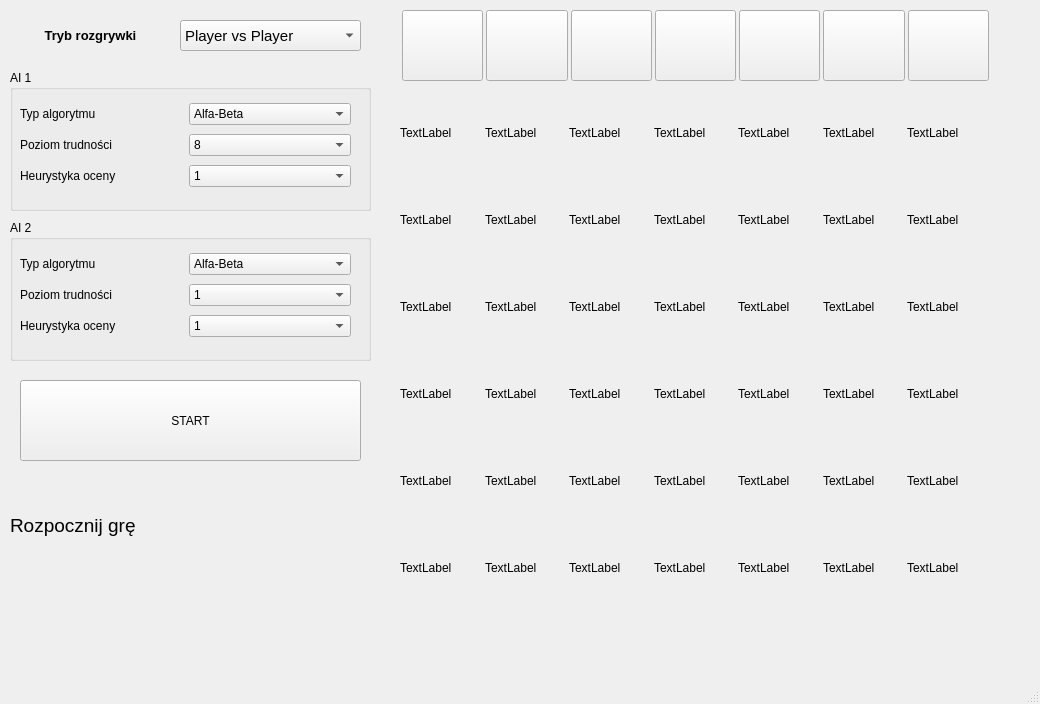
<?xml version="1.0" encoding="UTF-8"?>
<ui version="4.0">
 <class>MainWindow</class>
 <widget class="QMainWindow" name="MainWindow">
  <property name="geometry">
   <rect>
    <x>0</x>
    <y>0</y>
    <width>1040</width>
    <height>704</height>
   </rect>
  </property>
  <property name="windowTitle">
   <string>MainWindow</string>
  </property>
  <widget class="QWidget" name="centralwidget">
   <widget class="QWidget" name="gridLayoutWidget">
    <property name="geometry">
     <rect>
      <x>400</x>
      <y>90</y>
      <width>591</width>
      <height>521</height>
     </rect>
    </property>
    <layout class="QGridLayout" name="gridLayout">
     <property name="spacing">
      <number>1</number>
     </property>
     <item row="4" column="1">
      <widget class="QLabel" name="label_11">
       <property name="text">
        <string>TextLabel</string>
       </property>
      </widget>
     </item>
     <item row="1" column="1">
      <widget class="QLabel" name="label_8">
       <property name="text">
        <string>TextLabel</string>
       </property>
      </widget>
     </item>
     <item row="2" column="5">
      <widget class="QLabel" name="label_33">
       <property name="text">
        <string>TextLabel</string>
       </property>
      </widget>
     </item>
     <item row="1" column="4">
      <widget class="QLabel" name="label_26">
       <property name="text">
        <string>TextLabel</string>
       </property>
      </widget>
     </item>
     <item row="4" column="3">
      <widget class="QLabel" name="label_23">
       <property name="text">
        <string>TextLabel</string>
       </property>
      </widget>
     </item>
     <item row="3" column="5">
      <widget class="QLabel" name="label_34">
       <property name="text">
        <string>TextLabel</string>
       </property>
      </widget>
     </item>
     <item row="1" column="2">
      <widget class="QLabel" name="label_14">
       <property name="text">
        <string>TextLabel</string>
       </property>
      </widget>
     </item>
     <item row="5" column="1">
      <widget class="QLabel" name="label_12">
       <property name="text">
        <string>TextLabel</string>
       </property>
      </widget>
     </item>
     <item row="4" column="0">
      <widget class="QLabel" name="label_5">
       <property name="text">
        <string>TextLabel</string>
       </property>
      </widget>
     </item>
     <item row="1" column="0">
      <widget class="QLabel" name="label_2">
       <property name="text">
        <string>TextLabel</string>
       </property>
      </widget>
     </item>
     <item row="1" column="3">
      <widget class="QLabel" name="label_20">
       <property name="text">
        <string>TextLabel</string>
       </property>
      </widget>
     </item>
     <item row="0" column="3">
      <widget class="QLabel" name="label_19">
       <property name="text">
        <string>TextLabel</string>
       </property>
      </widget>
     </item>
     <item row="3" column="3">
      <widget class="QLabel" name="label_22">
       <property name="text">
        <string>TextLabel</string>
       </property>
      </widget>
     </item>
     <item row="3" column="1">
      <widget class="QLabel" name="label_10">
       <property name="text">
        <string>TextLabel</string>
       </property>
      </widget>
     </item>
     <item row="0" column="2">
      <widget class="QLabel" name="label_13">
       <property name="text">
        <string>TextLabel</string>
       </property>
      </widget>
     </item>
     <item row="2" column="1">
      <widget class="QLabel" name="label_9">
       <property name="text">
        <string>TextLabel</string>
       </property>
      </widget>
     </item>
     <item row="0" column="0">
      <widget class="QLabel" name="label_1">
       <property name="text">
        <string>TextLabel</string>
       </property>
      </widget>
     </item>
     <item row="4" column="5">
      <widget class="QLabel" name="label_35">
       <property name="text">
        <string>TextLabel</string>
       </property>
      </widget>
     </item>
     <item row="5" column="2">
      <widget class="QLabel" name="label_18">
       <property name="text">
        <string>TextLabel</string>
       </property>
      </widget>
     </item>
     <item row="2" column="4">
      <widget class="QLabel" name="label_27">
       <property name="text">
        <string>TextLabel</string>
       </property>
      </widget>
     </item>
     <item row="2" column="0">
      <widget class="QLabel" name="label_3">
       <property name="text">
        <string>TextLabel</string>
       </property>
      </widget>
     </item>
     <item row="3" column="2">
      <widget class="QLabel" name="label_16">
       <property name="text">
        <string>TextLabel</string>
       </property>
      </widget>
     </item>
     <item row="0" column="4">
      <widget class="QLabel" name="label_25">
       <property name="text">
        <string>TextLabel</string>
       </property>
      </widget>
     </item>
     <item row="5" column="3">
      <widget class="QLabel" name="label_24">
       <property name="text">
        <string>TextLabel</string>
       </property>
      </widget>
     </item>
     <item row="5" column="4">
      <widget class="QLabel" name="label_30">
       <property name="text">
        <string>TextLabel</string>
       </property>
      </widget>
     </item>
     <item row="0" column="5">
      <widget class="QLabel" name="label_31">
       <property name="text">
        <string>TextLabel</string>
       </property>
      </widget>
     </item>
     <item row="4" column="4">
      <widget class="QLabel" name="label_29">
       <property name="text">
        <string>TextLabel</string>
       </property>
      </widget>
     </item>
     <item row="2" column="2">
      <widget class="QLabel" name="label_15">
       <property name="text">
        <string>TextLabel</string>
       </property>
      </widget>
     </item>
     <item row="4" column="2">
      <widget class="QLabel" name="label_17">
       <property name="text">
        <string>TextLabel</string>
       </property>
      </widget>
     </item>
     <item row="2" column="3">
      <widget class="QLabel" name="label_21">
       <property name="text">
        <string>TextLabel</string>
       </property>
      </widget>
     </item>
     <item row="3" column="4">
      <widget class="QLabel" name="label_28">
       <property name="text">
        <string>TextLabel</string>
       </property>
      </widget>
     </item>
     <item row="1" column="5">
      <widget class="QLabel" name="label_32">
       <property name="text">
        <string>TextLabel</string>
       </property>
      </widget>
     </item>
     <item row="5" column="5">
      <widget class="QLabel" name="label_36">
       <property name="text">
        <string>TextLabel</string>
       </property>
      </widget>
     </item>
     <item row="0" column="1">
      <widget class="QLabel" name="label_7">
       <property name="text">
        <string>TextLabel</string>
       </property>
      </widget>
     </item>
     <item row="5" column="0">
      <widget class="QLabel" name="label_6">
       <property name="text">
        <string>TextLabel</string>
       </property>
      </widget>
     </item>
     <item row="3" column="0">
      <widget class="QLabel" name="label_4">
       <property name="text">
        <string>TextLabel</string>
       </property>
      </widget>
     </item>
     <item row="0" column="6">
      <widget class="QLabel" name="label_37">
       <property name="text">
        <string>TextLabel</string>
       </property>
      </widget>
     </item>
     <item row="1" column="6">
      <widget class="QLabel" name="label_38">
       <property name="text">
        <string>TextLabel</string>
       </property>
      </widget>
     </item>
     <item row="2" column="6">
      <widget class="QLabel" name="label_39">
       <property name="text">
        <string>TextLabel</string>
       </property>
      </widget>
     </item>
     <item row="3" column="6">
      <widget class="QLabel" name="label_40">
       <property name="text">
        <string>TextLabel</string>
       </property>
      </widget>
     </item>
     <item row="4" column="6">
      <widget class="QLabel" name="label_41">
       <property name="text">
        <string>TextLabel</string>
       </property>
      </widget>
     </item>
     <item row="5" column="6">
      <widget class="QLabel" name="label_42">
       <property name="text">
        <string>TextLabel</string>
       </property>
      </widget>
     </item>
    </layout>
   </widget>
   <widget class="QWidget" name="horizontalLayoutWidget">
    <property name="geometry">
     <rect>
      <x>400</x>
      <y>10</y>
      <width>591</width>
      <height>71</height>
     </rect>
    </property>
    <layout class="QHBoxLayout" name="horizontalLayout">
     <property name="spacing">
      <number>3</number>
     </property>
     <property name="leftMargin">
      <number>2</number>
     </property>
     <property name="rightMargin">
      <number>2</number>
     </property>
     <item>
      <widget class="QPushButton" name="button00">
       <property name="sizePolicy">
        <sizepolicy hsizetype="Minimum" vsizetype="Minimum">
         <horstretch>0</horstretch>
         <verstretch>0</verstretch>
        </sizepolicy>
       </property>
       <property name="text">
        <string/>
       </property>
      </widget>
     </item>
     <item>
      <widget class="QPushButton" name="button01">
       <property name="sizePolicy">
        <sizepolicy hsizetype="Minimum" vsizetype="Minimum">
         <horstretch>0</horstretch>
         <verstretch>0</verstretch>
        </sizepolicy>
       </property>
       <property name="text">
        <string/>
       </property>
      </widget>
     </item>
     <item>
      <widget class="QPushButton" name="button02">
       <property name="sizePolicy">
        <sizepolicy hsizetype="Minimum" vsizetype="Minimum">
         <horstretch>0</horstretch>
         <verstretch>0</verstretch>
        </sizepolicy>
       </property>
       <property name="text">
        <string/>
       </property>
      </widget>
     </item>
     <item>
      <widget class="QPushButton" name="button03">
       <property name="sizePolicy">
        <sizepolicy hsizetype="Minimum" vsizetype="Minimum">
         <horstretch>0</horstretch>
         <verstretch>0</verstretch>
        </sizepolicy>
       </property>
       <property name="text">
        <string/>
       </property>
      </widget>
     </item>
     <item>
      <widget class="QPushButton" name="button04">
       <property name="sizePolicy">
        <sizepolicy hsizetype="Minimum" vsizetype="Minimum">
         <horstretch>0</horstretch>
         <verstretch>0</verstretch>
        </sizepolicy>
       </property>
       <property name="text">
        <string/>
       </property>
      </widget>
     </item>
     <item>
      <widget class="QPushButton" name="button05">
       <property name="sizePolicy">
        <sizepolicy hsizetype="Minimum" vsizetype="Minimum">
         <horstretch>0</horstretch>
         <verstretch>0</verstretch>
        </sizepolicy>
       </property>
       <property name="text">
        <string/>
       </property>
      </widget>
     </item>
     <item>
      <widget class="QPushButton" name="button06">
       <property name="sizePolicy">
        <sizepolicy hsizetype="Minimum" vsizetype="Minimum">
         <horstretch>0</horstretch>
         <verstretch>0</verstretch>
        </sizepolicy>
       </property>
       <property name="text">
        <string/>
       </property>
      </widget>
     </item>
    </layout>
   </widget>
   <widget class="QWidget" name="verticalLayoutWidget">
    <property name="geometry">
     <rect>
      <x>10</x>
      <y>500</y>
      <width>271</width>
      <height>51</height>
     </rect>
    </property>
    <layout class="QVBoxLayout" name="verticalLayout">
     <item>
      <widget class="QLabel" name="label_turaGracza">
       <property name="font">
        <font>
         <pointsize>14</pointsize>
        </font>
       </property>
       <property name="text">
        <string>Rozpocznij grę</string>
       </property>
      </widget>
     </item>
    </layout>
   </widget>
   <widget class="QLabel" name="label_45">
    <property name="geometry">
     <rect>
      <x>10</x>
      <y>20</y>
      <width>161</width>
      <height>31</height>
     </rect>
    </property>
    <property name="font">
     <font>
      <pointsize>10</pointsize>
      <weight>75</weight>
      <bold>true</bold>
     </font>
    </property>
    <property name="layoutDirection">
     <enum>Qt::LeftToRight</enum>
    </property>
    <property name="text">
     <string>Tryb rozgrywki</string>
    </property>
    <property name="alignment">
     <set>Qt::AlignCenter</set>
    </property>
   </widget>
   <widget class="QComboBox" name="comboBox_trybRozgrywki">
    <property name="geometry">
     <rect>
      <x>180</x>
      <y>20</y>
      <width>181</width>
      <height>31</height>
     </rect>
    </property>
    <property name="font">
     <font>
      <pointsize>11</pointsize>
     </font>
    </property>
    <item>
     <property name="text">
      <string>Player vs Player</string>
     </property>
    </item>
    <item>
     <property name="text">
      <string>Player vs AI</string>
     </property>
    </item>
    <item>
     <property name="text">
      <string>AI vs AI</string>
     </property>
    </item>
   </widget>
   <widget class="QGroupBox" name="groupBox">
    <property name="geometry">
     <rect>
      <x>10</x>
      <y>70</y>
      <width>361</width>
      <height>141</height>
     </rect>
    </property>
    <property name="title">
     <string>AI 1</string>
    </property>
    <widget class="QWidget" name="gridLayoutWidget_3">
     <property name="geometry">
      <rect>
       <x>10</x>
       <y>30</y>
       <width>331</width>
       <height>91</height>
      </rect>
     </property>
     <layout class="QGridLayout" name="gridLayout_3">
      <item row="0" column="0">
       <widget class="QLabel" name="label">
        <property name="text">
         <string>Typ algorytmu</string>
        </property>
       </widget>
      </item>
      <item row="0" column="1">
       <widget class="QComboBox" name="comboBox_alfaBeta_1">
        <item>
         <property name="text">
          <string>Alfa-Beta</string>
         </property>
        </item>
        <item>
         <property name="text">
          <string>Min-Max</string>
         </property>
        </item>
       </widget>
      </item>
      <item row="3" column="0">
       <widget class="QLabel" name="label_44">
        <property name="text">
         <string>Heurystyka oceny</string>
        </property>
       </widget>
      </item>
      <item row="3" column="1">
       <widget class="QComboBox" name="comboBox_heurystykaOceny_1">
        <item>
         <property name="text">
          <string>1</string>
         </property>
        </item>
        <item>
         <property name="text">
          <string>2</string>
         </property>
        </item>
        <item>
         <property name="text">
          <string>3</string>
         </property>
        </item>
       </widget>
      </item>
      <item row="2" column="1">
       <widget class="QComboBox" name="comboBox_poziomTrudnosci_1">
        <item>
         <property name="text">
          <string>8</string>
         </property>
        </item>
        <item>
         <property name="text">
          <string>9</string>
         </property>
        </item>
        <item>
         <property name="text">
          <string>10</string>
         </property>
        </item>
        <item>
         <property name="text">
          <string>11</string>
         </property>
        </item>
        <item>
         <property name="text">
          <string>12</string>
         </property>
        </item>
        <item>
         <property name="text">
          <string>13</string>
         </property>
        </item>
        <item>
         <property name="text">
          <string>14</string>
         </property>
        </item>
        <item>
         <property name="text">
          <string>15</string>
         </property>
        </item>
        <item>
         <property name="text">
          <string>16</string>
         </property>
        </item>
        <item>
         <property name="text">
          <string>1</string>
         </property>
        </item>
       </widget>
      </item>
      <item row="2" column="0">
       <widget class="QLabel" name="label_43">
        <property name="text">
         <string>Poziom trudności</string>
        </property>
       </widget>
      </item>
     </layout>
    </widget>
   </widget>
   <widget class="QGroupBox" name="groupBox_2">
    <property name="geometry">
     <rect>
      <x>10</x>
      <y>220</y>
      <width>361</width>
      <height>141</height>
     </rect>
    </property>
    <property name="title">
     <string>AI 2</string>
    </property>
    <widget class="QWidget" name="gridLayoutWidget_4">
     <property name="geometry">
      <rect>
       <x>10</x>
       <y>30</y>
       <width>331</width>
       <height>91</height>
      </rect>
     </property>
     <layout class="QGridLayout" name="gridLayout_4">
      <item row="1" column="0">
       <widget class="QLabel" name="label_48">
        <property name="text">
         <string>Poziom trudności</string>
        </property>
       </widget>
      </item>
      <item row="2" column="0">
       <widget class="QLabel" name="label_49">
        <property name="text">
         <string>Heurystyka oceny</string>
        </property>
       </widget>
      </item>
      <item row="0" column="0">
       <widget class="QLabel" name="label_47">
        <property name="text">
         <string>Typ algorytmu</string>
        </property>
       </widget>
      </item>
      <item row="0" column="1">
       <widget class="QComboBox" name="comboBox_alfaBeta_2">
        <item>
         <property name="text">
          <string>Alfa-Beta</string>
         </property>
        </item>
        <item>
         <property name="text">
          <string>Min-Max</string>
         </property>
        </item>
       </widget>
      </item>
      <item row="1" column="1">
       <widget class="QComboBox" name="comboBox_poziomTrudnosci_2">
        <item>
         <property name="text">
          <string>1</string>
         </property>
        </item>
        <item>
         <property name="text">
          <string>2</string>
         </property>
        </item>
        <item>
         <property name="text">
          <string>3</string>
         </property>
        </item>
        <item>
         <property name="text">
          <string>4</string>
         </property>
        </item>
        <item>
         <property name="text">
          <string>5</string>
         </property>
        </item>
        <item>
         <property name="text">
          <string>6</string>
         </property>
        </item>
        <item>
         <property name="text">
          <string>7</string>
         </property>
        </item>
        <item>
         <property name="text">
          <string>8</string>
         </property>
        </item>
        <item>
         <property name="text">
          <string>9</string>
         </property>
        </item>
        <item>
         <property name="text">
          <string>10</string>
         </property>
        </item>
        <item>
         <property name="text">
          <string>11</string>
         </property>
        </item>
        <item>
         <property name="text">
          <string>New Item</string>
         </property>
        </item>
       </widget>
      </item>
      <item row="2" column="1">
       <widget class="QComboBox" name="comboBox_heurystykaOceny_2">
        <item>
         <property name="text">
          <string>1</string>
         </property>
        </item>
        <item>
         <property name="text">
          <string>2</string>
         </property>
        </item>
       </widget>
      </item>
     </layout>
    </widget>
   </widget>
   <widget class="QPushButton" name="pushButton_start">
    <property name="geometry">
     <rect>
      <x>20</x>
      <y>380</y>
      <width>341</width>
      <height>81</height>
     </rect>
    </property>
    <property name="text">
     <string>START</string>
    </property>
   </widget>
  </widget>
  <widget class="QMenuBar" name="menubar">
   <property name="geometry">
    <rect>
     <x>0</x>
     <y>0</y>
     <width>1040</width>
     <height>21</height>
    </rect>
   </property>
  </widget>
  <widget class="QStatusBar" name="statusbar"/>
 </widget>
 <resources/>
 <connections/>
</ui>
